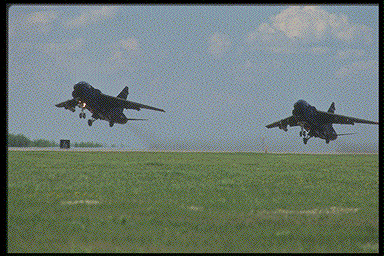
#> input picture tra_saliency_src/Itti-1998/SaliencyToolbox/img/aircrafts.png, 384 x 256 px, found by its file name; its folder holds only this picture in this run
$ python img_padding_for_mit1003.py   (older library calls are emulated)
#> lines starting #> are read from the running program, lines starting #| are printed output that depends on the picture
# This code is used to generate the resize images of Saliency Database MIT300
# by padding 0 : first the images are resize to 3:4 aspect ratio, the the resized
# images are rescale to [240, 320] for training deep models
# This code is for MIT1003 dataset

import cv2
import numpy as np
import scipy.misc as misc
from matplotlib import pyplot as plt
import os

root_img_path = 'E:\\Study\\dataset\\mit1003\\mit1003judd\\stimuli\\ALLSTIMULI\\img\\'
root_sm_path = 'E:\\Study\\dataset\\mit1003\\mit1003judd\\fixationmaps\\ALLFIXATIONMAPS\\'
sv_img_path = 'E:\\Study\\dataset\\mit1003\\mit1003judd\\scaled\\image\\'
sv_sm_path = 'E:\\Study\\dataset\\mit1003\\mit1003judd\\scaled\\map\\'

for name in os.listdir(root_img_path):
    # print(name[0:-5])
    temp_img = cv2.imread(root_img_path + name)
#> temp_img is the input picture: shape (256, 384, 3); mean B, G, R 115.1, 123.4, 109.3
    temp_sm = cv2.imread(root_sm_path + name[0:-5] + '_fixMap.jpg')

    img = temp_img
    [height, width, channel] = img.shape
#> height = 256; width = 384; channel = 3
    # print("height, width, channel are :", height, width, channel)
    aspect_ratio = width / height
#> aspect_ratio = 1.5
    if (aspect_ratio < (4/3)):
        ideal_width = round( height * 4 / 3 )
        padding_radius = round( (ideal_width - width) / 2)
        img_2 = cv2.copyMakeBorder(img, 0, 0, padding_radius, padding_radius, cv2.BORDER_CONSTANT, value=[126, 126, 126])

    if (aspect_ratio > (4/3)):
        ideal_height = round(width * 3 / 4 )
#> ideal_height = 288
        padding_radius = round( (ideal_height - height) / 2)
#> padding_radius = 16
        img_2 = cv2.copyMakeBorder(img, padding_radius, padding_radius, 0, 0, cv2.BORDER_CONSTANT, value=[126, 126, 126])
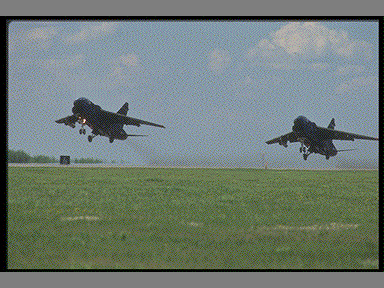
#> img_2: shape (288, 384, 3); mean B, G, R 116.3, 123.7, 111.2

    if (aspect_ratio == (4/3)):
        img_2 = img

    img_3 = cv2.resize(img_2, (320, 240), interpolation=cv2.INTER_CUBIC)
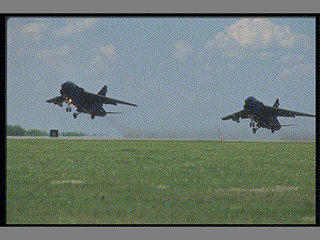
#> img_3: shape (240, 320, 3); mean B, G, R 116.4, 123.8, 111.2
    cv2.imwrite(sv_img_path + name[0:-5] + '.jpg', img_3)

    '''
    img = temp_sm
    [height, width, channel] = img.shape
    # print("height, width, channel are :", height, width, channel)
    aspect_ratio = width / height
    if (aspect_ratio < (4/3)):
        ideal_width = round( height * 4 / 3 )
        padding_radius = round( (ideal_width - width) / 2)
        img_2 = cv2.copyMakeBorder(img, 0, 0, padding_radius, padding_radius, cv2.BORDER_CONSTANT, value=[0, 0, 0])

    if (aspect_ratio > (4/3)):
        ideal_height = round(width * 3 / 4 )
        padding_radius = round( (ideal_height - height) / 2)
        img_2 = cv2.copyMakeBorder(img, padding_radius, padding_radius, 0, 0, cv2.BORDER_CONSTANT, value=[0, 0, 0])

    if (aspect_ratio == (4/3)):
        img_2 = img

    img_3 = cv2.resize(img_2, (320, 240), interpolation=cv2.INTER_CUBIC)
    cv2.imwrite(sv_sm_path + name[0:-5] + '_fixMap.png', img_3)
    '''


'''
root_img_path = 'D:\\Paper\\saliency\\Datasets\\BenchmarkIMAGES\\mit300\\BenchmarkIMAGES\\'
root_save_path = 'D:\\Paper\\saliency\\Datasets\\BenchmarkIMAGES\\mit300\\rescaleMIT300\\'
for i in range(1, 301, 1):
    temp_path = root_img_path + 'i' + str(i) + '.jpg'
    img = cv2.imread(temp_path)
    [height, width, channel] = img.shape
    # print("height, width, channel are :", height, width, channel)
    aspect_ratio = width / height
    if (aspect_ratio < (4/3)):
        ideal_width = round( height * 4 / 3 )
        padding_radius = round( (ideal_width - width) / 2)
        img_2 = cv2.copyMakeBorder(img, 0, 0, padding_radius, padding_radius, cv2.BORDER_CONSTANT, value=[126, 126, 126])

    if (aspect_ratio > (4/3)):
        ideal_height = round(width * 3 / 4 )
        padding_radius = round( (ideal_height - height) / 2)
        img_2 = cv2.copyMakeBorder(img, padding_radius, padding_radius, 0, 0, cv2.BORDER_CONSTANT, value=[126, 126, 126])

    if (aspect_ratio == (4/3)):
        img_2 = img

    img_3 = cv2.resize(img_2, (320, 240), interpolation=cv2.INTER_CUBIC)
    cv2.imwrite(root_save_path + 'i' + str(i) + '.jpg', img_3)
'''

'''
    plt.figure(0)
    plt.imshow(img_2)
    plt.show()
'''

$ run again, on tra_saliency_src/Itti-1998/SaliencyToolbox/img/sailboats.png
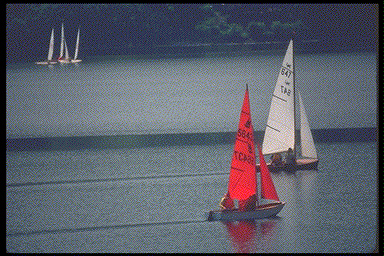
#> input picture tra_saliency_src/Itti-1998/SaliencyToolbox/img/sailboats.png, 384 x 256 px, found by its file name
#> temp_img is the input picture: shape (256, 384, 3); mean B, G, R 105.7, 94.4, 90.2
#> `img_2 = cv2.copyMakeBorder(img, padding_radius, padding_radius, 0, 0, ..`:
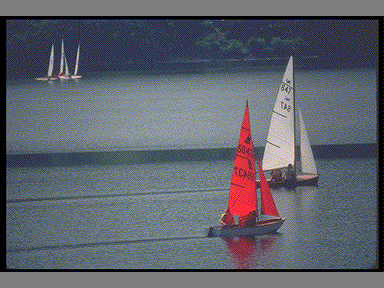
#> img_2: shape (288, 384, 3); mean B, G, R 108, 97.9, 94.2
#> `img_3 = cv2.resize(img_2, (320, 240), interpolation=cv2.INTER_CUBIC)`:
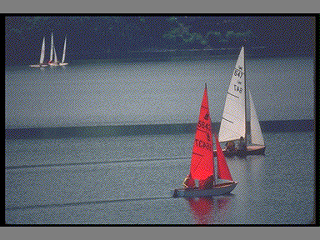
#> img_3: shape (240, 320, 3); mean B, G, R 108.1, 98, 94.3

$ run again, on tra_saliency_src/Itti-1998/SaliencyToolbox/img/elephants.png
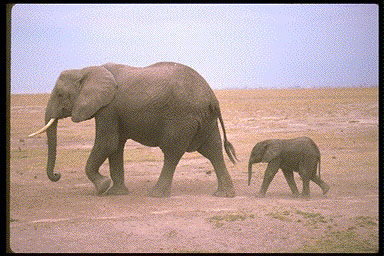
#> input picture tra_saliency_src/Itti-1998/SaliencyToolbox/img/elephants.png, 384 x 256 px, found by its file name
#> temp_img is the input picture: shape (256, 384, 3); mean B, G, R 151.1, 153.8, 174.6
#> `img_2 = cv2.copyMakeBorder(img, padding_radius, padding_radius, 0, 0, ..`:
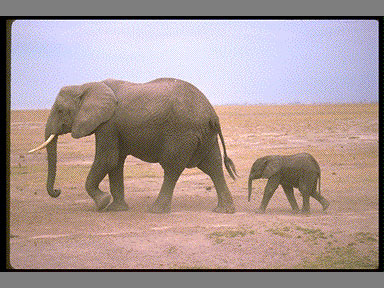
#> img_2: shape (288, 384, 3); mean B, G, R 148.3, 150.7, 169.2
#> `img_3 = cv2.resize(img_2, (320, 240), interpolation=cv2.INTER_CUBIC)`:
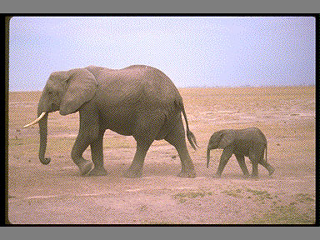
#> img_3: shape (240, 320, 3); mean B, G, R 148.3, 150.8, 169.3
